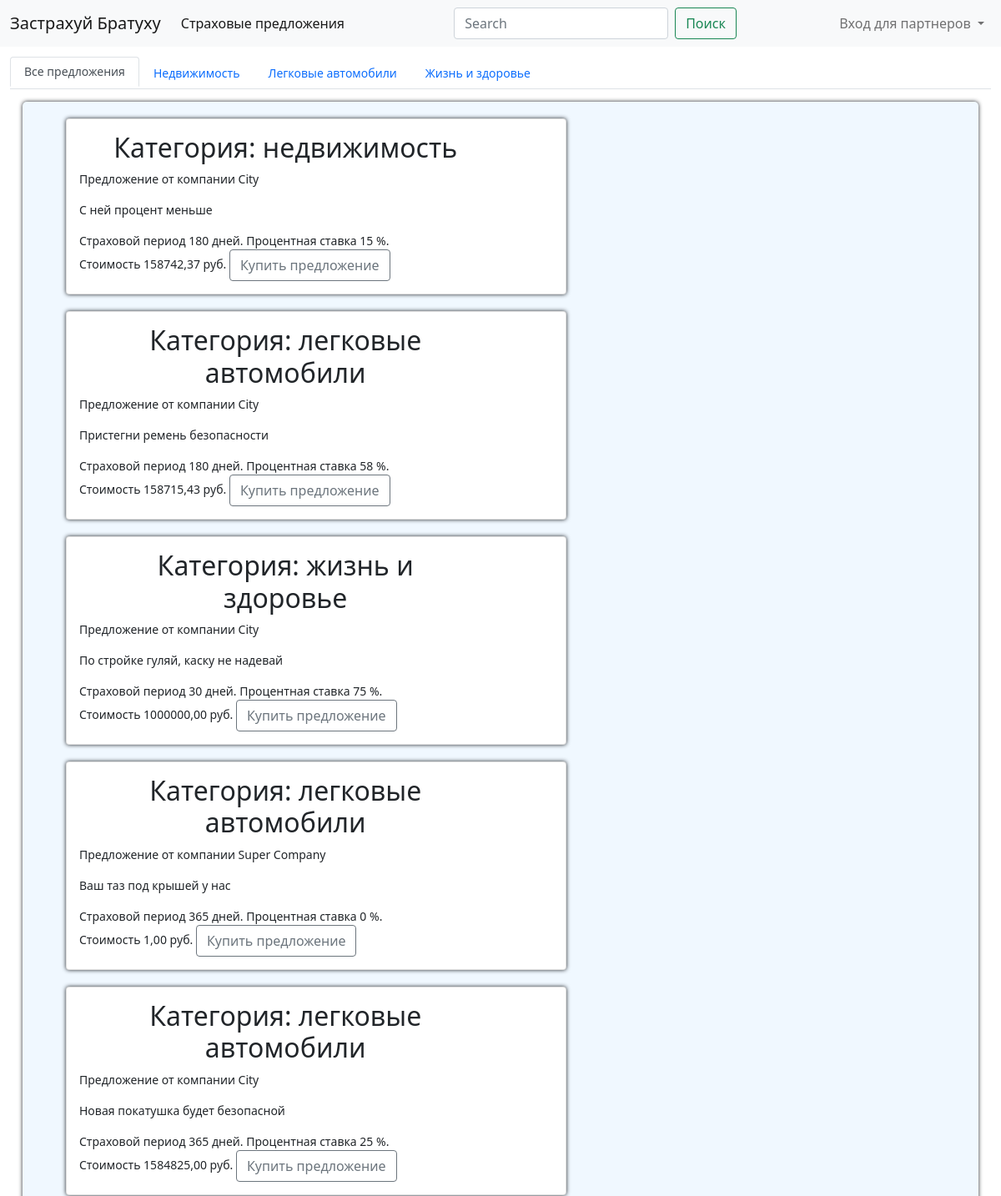
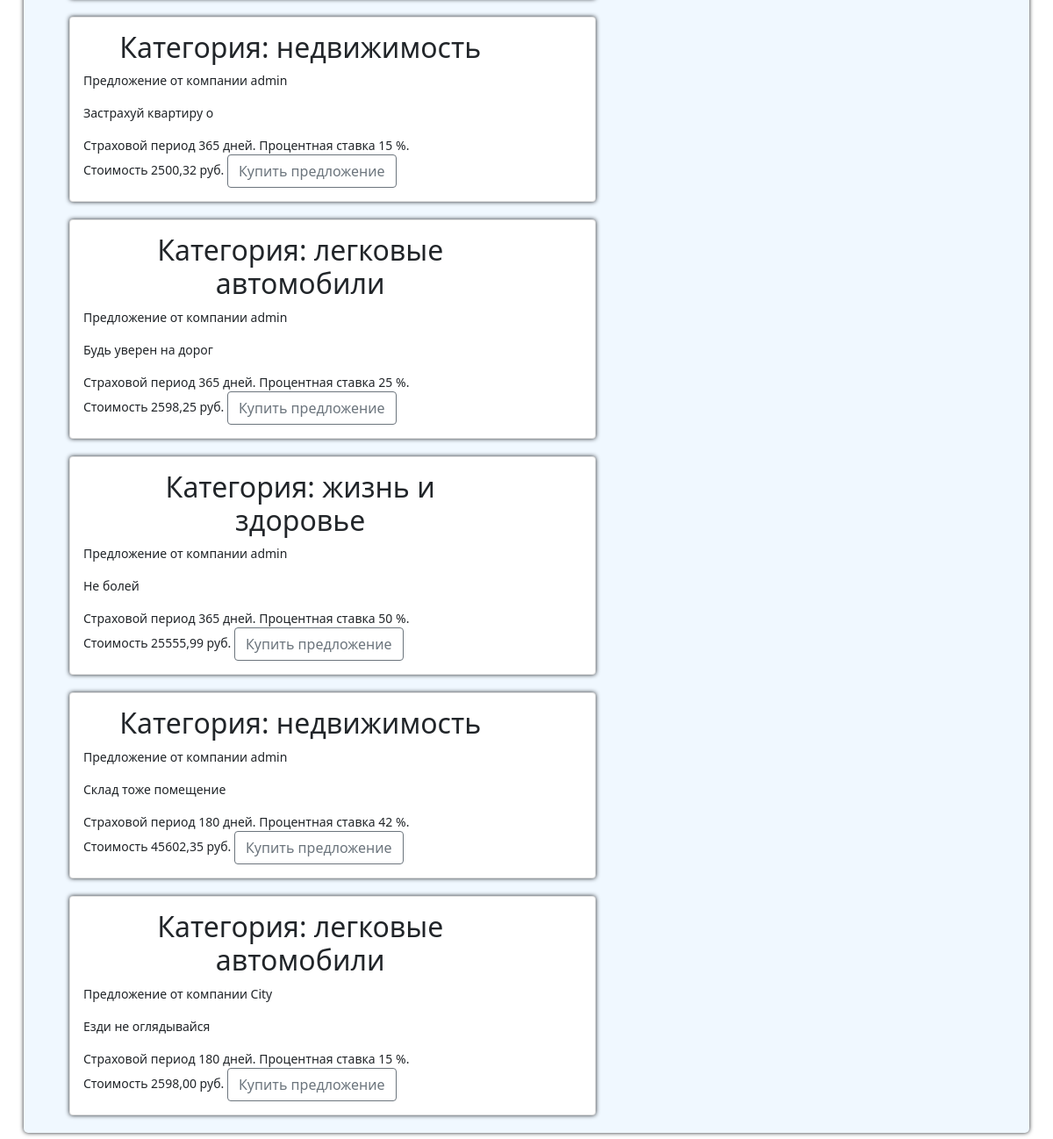
Page /cabinet/ on the committed database (2 pictures, top to bottom).
### cabinet/models.py (models this page shows, shortened)
class Category(models.Model):
    name = models.CharField(max_length=20)
    slug = models.SlugField(max_length=20)
    def __str__(self):
        return self.name
    class Meta:
        verbose_name = "Категория"
        verbose_name_plural = "Категории"
    def get_absolute_url(self):
        return reverse("cabinet:responses_list_category", args=[self.slug])

class Product(models.Model):
    PERIODS = (("30", "1 мес"), ("60", "3 мес"), ("180", "6 мес"), ("365", "12 мес"))
    company = models.ForeignKey(
        InsuranceCompany, on_delete=models.CASCADE, verbose_name="Страховая компания"
    )
    category = models.ForeignKey(
        Category, on_delete=models.CASCADE, verbose_name="Категория"
    )
    name = models.CharField(max_length=100, verbose_name="Название страховки")
    price = models.DecimalField(max_digits=10, decimal_places=2, verbose_name="цена")
    interest_rate = models.SmallIntegerField(verbose_name="Процентная ставка")
    period = models.CharField(
        choices=PERIODS, max_length=6, verbose_name="Период страхования"
    )
    date_create = models.DateField(auto_now=True)
    class Meta:
        verbose_name = "Страховое предложение"
        verbose_name_plural = "Страховые предложения"
        ordering = ["-date_create"]

### account/models.py (models this page shows, shortened)
class InsuranceCompany(AbstractBaseUser, PermissionsMixin):
    USERNAME_FIELD = "email"
    REQUIRED_FIELDS = ["name", "description"]
    name = models.CharField(
        max_length=20, verbose_name="Название компании", unique=True
    )
    description = models.CharField(max_length=500, verbose_name="Описание")
    email = models.EmailField(max_length=50, unique=True)
    is_staff = models.BooleanField(default=False)
    is_active = models.BooleanField(default=True)
    is_superuser = models.BooleanField(default=False)
    date_joined = models.DateTimeField(auto_now=True)
    last_login = models.DateTimeField(auto_now_add=True)
    object = AccountManager()
    class Meta:
        ordering = ("name",)
        verbose_name = "Страховая компания"
        verbose_name_plural = "Страховые компании"

### cabinet/views.py (the view, shortened to what this page needs)
# urls.py: path("", views.MainResponseView.as_view(), name="responses_list"),
class MainResponseView(View):
    def get(self, request, category_slug=None):
        category = None
        categories = Category.objects.all()
        products = Product.objects.all()
        response_form = ResponseForm()
        if category_slug:
            category = get_object_or_404(Category, slug=category_slug)
            products = products.filter(category=category)
        return render(
            request,
            "cabinet/responses_to_product.html",
            {
                "category": category,
                "categories": categories,
                "products": products,
                "response_form": response_form,
            },
        )

### cabinet/forms.py
class ResponseForm(forms.ModelForm):
    class Meta:
        model = Response
        fields = ["first_name", "last_name", "phone", "email"]

### cabinet/templates/cabinet/responses_to_product.html (shortened to what this page needs)
{% extends 'base.html' %}
{% load bootstrap4 %}
{% block content %}
    <ul class=" nav nav-tabs navbar-expand-lg">
      <li class="nav-item justify-content-center">
          <a {% if not category %}class="nav-link active lh-sm" {% else %} class="nav-link"{% endif %} href="{% url "cabinet:responses_list" %}">Все предложения</a>
      </li>
      {% for c in categories %}
        <li class="nav-item">
            <a {% if category.slug == c.slug %} class="nav-link active" {% else %} class="nav-link"{% endif %} href="{{ c.get_absolute_url  }}">{{ c.name }}</a>
        </li>
      {% endfor %}
    </ul>
    <ul class="block block_card">
        {% for product in products %}
            <li >
                <div class="block card">
                    <h2>Категория: {{ product.category|lower }}</h2>
                    <p>Предложение от компании {{ product.company.name }}</p>
                    <p>{{ product.name }}</p>
                    <div>
                        Страховой период {{ product.period }} дней.
                        Процентная ставка {{ product.interest_rate }} %.
                    </div>
                    <div>
                        Стоимость {{ product.price }} руб.
                        <button class="btn btn-outline-secondary" type="button" data-bs-toggle="collapse" data-bs-target="#collapseExample{{ product.id }}" aria-expanded="false" aria-controls="collapseExample">
                            Купить предложение
                        </button>
                    </div>
                </div>
            </li>
        {% endfor %}
    </ul>
{% endblock %}

### static/css/style.css (style rules this page uses)
body { margin: 0; padding: 0; background-color: wheat; }
.block { display: block; border-radius: 5px; box-shadow: 0 0 5px; }
.block_card { flex-direction: column; min-height: 750px; min-width: 700px; margin: 15px; background-color: aliceblue; list-style: None; }
.card { margin: 20px; padding: 15px; max-width: 600px; justify-content: center; }
h1, h2, h3 { width: 80%; margin-left: 20px; margin-right: 20px; text-align: center; }

### rows in the picture
Category: name "Недвижимость"
Category: name "Легковые автомобили"
Category: name "Жизнь и здоровье"
Product: category "недвижимость", company.name "City", name "С ней процент меньше", period "180", interest_rate "15", price "158742,37"
Product: category "легковые автомобили", company.name "City", name "Пристегни ремень безопасности", period "180", interest_rate "58", price "158715,43"
Product: category "жизнь и здоровье", company.name "City", name "По стройке гуляй, каску не надевай", period "30", interest_rate "75", price "1000000,00"
Product: category "легковые автомобили", company.name "Super Company", name "Ваш таз под крышей у нас", period "365", interest_rate "0", price "1,00"
Product: category "легковые автомобили", company.name "City", name "Новая покатушка будет безопасной", period "365", interest_rate "25", price "1584825,00"
Product: category "недвижимость", company.name "admin", name "Застрахуй квартиру о", period "365", interest_rate "15", price "2500,32"
Product: category "легковые автомобили", company.name "admin", name "Будь уверен на дорог", period "365", interest_rate "25", price "2598,25"
Product: category "жизнь и здоровье", company.name "admin", name "Не болей", period "365", interest_rate "50", price "25555,99"
Product: category "недвижимость", company.name "admin", name "Склад тоже помещение", period "180", interest_rate "42", price "45602,35"
Product: category "легковые автомобили", company.name "City", name "Езди не оглядывайся", period "180", interest_rate "15", price "2598,00"
